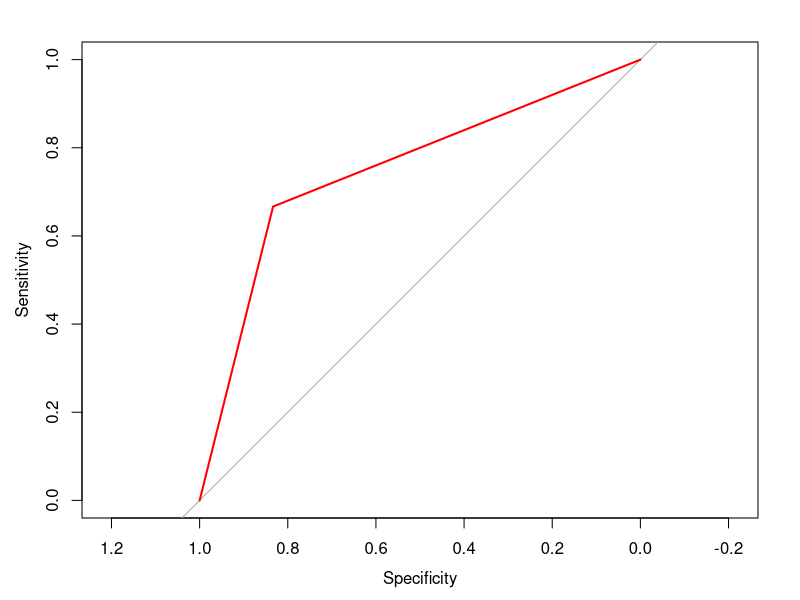

This chart was generated by the following R code:
patient<-data.frame(age=c(45,32,65,47,56),
                    cholestrol=c(200,170,230,190,150),
                    disease=c(1,0,1,0,1))
patient

model<-glm(disease~age+cholestrol,data=patient,family=binomial())
model
summary(model)

#prediction
new_data=data.frame(age=52,cholestrol=170)
pred<-predict(model,newdata =new_data,type="response" )
pred
################################################################################
mtcars
names(mtcars)

library(caTools)

split=sample.split(mtcars,SplitRatio=0.8)

train_set=subset(mtcars,split==TRUE)
test_set=subset(mtcars,split==FALSE)

model<-glm(vs~wt+disp,data=train_set,family=binomial())
summary(model)

nrow(test_set)
pred<-predict(model,newdata =test_set,type="response" )
pred

#actual class label prediction
pred<-ifelse(pred>0.5,1,0)
#variable<-if else(condition,result_if_condition_true,result_condition_false)
pred

#classification metrics

#1.print confusion matrix
conf_matrix<-table(test_set$vs,pred)
#table(actual values,predicted values)
conf_matrix

#2.accuracy
#acc=1-mean(error)
m<-mean(pred!=test_set$vs)#mean error
print(paste("Accuracy:",1-m))

#acc from conf matrix
acc<-sum(diag(conf_matrix))/sum(conf_matrix)

#3.other metrics
install.packages("Metrics")
library(Metrics)

#recall
print(paste("Recall:",recall(test_set$vs,pred)))

#precision
print(paste("Precision:",precision(test_set$vs,pred)))

#F1 score
print(paste("F1 score:",f1(test_set$vs,pred)))

#accuracy
print(paste("Accuracy:",accuracy(test_set$vs,pred)))

#4.ROC Curve and AUC value
#use pROC package
install.packages("pROC")
library(pROC)
roc_ob<-roc(test_set$vs,pred)
roc_ob
auc_ob <- auc(roc_ob)
print(auc_ob)

plot(roc_ob,col="red")
auc(roc_ob)

#5.sensitivit,specificity
install.packages("caret")
library(caret)
confusionMatrix(conf_matrix)
confusionMatrix(table(test_set$vs,pred))
